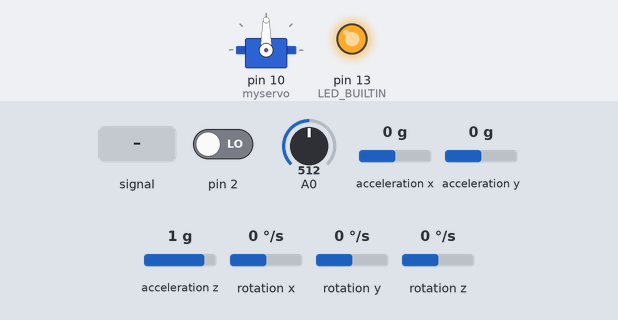
A sketch run on a simulated Arduino Uno, built with avr-gcc and run on an emulated ATmega328P. Shown: servo, output pins drawn as LEDs (lit = HIGH). Inputs (shaded band) come from the test bench; at power-on: acceleration x 0 g, A0 = 512, acceleration y 0 g, pin 2 LOW, acceleration z 1 g, rotation x 0 °/s, rotation y 0 °/s, rotation z 0 °/s. The sensor or clock chip raises its interrupt line as the real part does; what the sketch prints to the serial monitor is not drawn.

Above: at 0.6 s.
At 2.6 s:
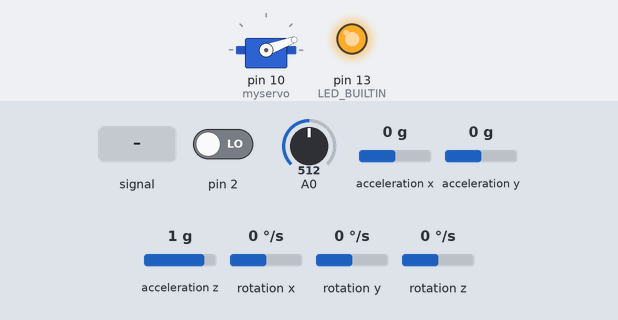
At 6.9 s:
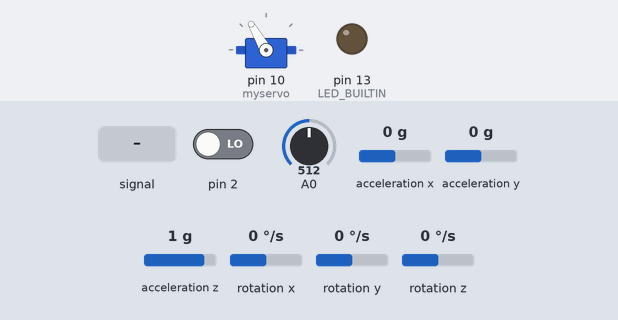
7.0 s: A0 fed a 200 Hz sine of ±81 counts around its level
11.2 s: acceleration x set to -1.4 g
14.3 s: A0 set to 716
17.4 s: acceleration y set to -1.4 g
20.5 s: A0 fed a 1000 Hz sine of ±255 counts around its level
24.6 s: A0 fed a 2 Hz sine of ±306 counts around its level
Timing chart, 0 to 27.6 s (numbered marks = the images above; inputs shaded):
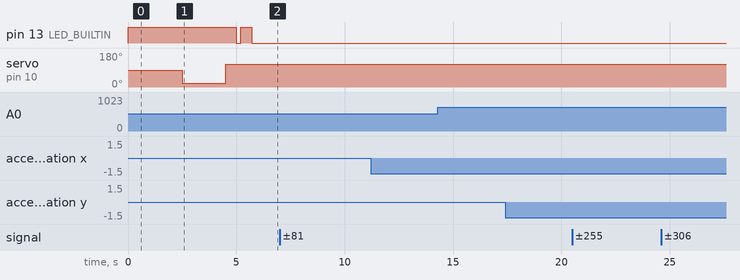

The sketch:

field-mill.ino
```cpp
/**
 * NOA ReACT - Field Mill
 */

// Uncomment SERIAL_BINARY to use binary format when sending data through the UART.
// Uncomment SERIAL_TEXT to send data in text format through the UART.
// Use SERIAL_BINARY when chaining to a space mill sensor. Do not uncomment both!
#define SERIAL_BINARY
// #define SERIAL_TEXT

#include <Servo.h>
#include <Wire.h>

// MPU6050 libraries
#include "I2Cdev.h"
#include "MPU6050_6Axis_MotionApps20.h"

/** Servo motor **/
Servo myservo;

/** MPU: Device, buffers, angles */
MPU6050 mpu;
uint16_t mpuPacketSize;
uint16_t mpuFifoCount;
uint8_t mpuFifoBuffer[64];

Quaternion q;
VectorFloat gravity;
float ypr[3];

/** Interrupt handler for MPU */
volatile bool mpuInterrupt = false;
void dmpDataReady()
{
  mpuInterrupt = true;
}

/**
 * Initializes the MPU6050 gyro through I2C
 */
void setupMPU6050()
{
  Wire.begin();
  mpu.initialize();
  pinMode(2, INPUT);

  int status = mpu.dmpInitialize();
  mpu.setXGyroOffset(220);
  mpu.setYGyroOffset(76);
  mpu.setZGyroOffset(-85);
  mpu.setZAccelOffset(1688);

  mpu.CalibrateAccel(6);
  mpu.CalibrateGyro(6);

  mpu.setDMPEnabled(true);

  attachInterrupt(digitalPinToInterrupt(2), dmpDataReady, RISING);
  mpuPacketSize = mpu.dmpGetFIFOPacketSize();
}

int getAnalogMean()
{
  unsigned long sum = 0;
  for (int i = 0; i < 9500; i++)
  {
    sum += analogRead(0);
  }
  return sum / 9500;
}

void setup()
{
  // XData UART interface: 9600baud rate, 8N1
  Serial.begin(9600);

  // Initialize LED
  pinMode(LED_BUILTIN, OUTPUT);
  digitalWrite(LED_BUILTIN, HIGH);

  // Gyro initialization
  setupMPU6050();

  // Servo initialization
  myservo.attach(10);
  delay(2000);
  myservo.write(20); // Speed Controller Startup PWM
  delay(2000);
  myservo.write(120); // Normal Spin
  myservo.write(120); // Normal Spin

  // Flash LED to indicate that initialization is complete
  digitalWrite(LED_BUILTIN, HIGH);
  delay(500);
  digitalWrite(LED_BUILTIN, LOW);
  delay(200);
  digitalWrite(LED_BUILTIN, HIGH);
  delay(500);
  digitalWrite(LED_BUILTIN, LOW);
}

#ifdef SERIAL_BINARY
void sendSerial(int counts)
{
  Serial.write('N');
  Serial.write('O');
  Serial.write('A');

  Serial.write(0xFF & (counts >> 8));
  Serial.write(0xFF & (counts));

  int rollInt = (ypr[2] * 180 / M_PI) * 100;
  Serial.write(0xFF & (rollInt >> 8));
  Serial.write(0xFF & (rollInt));

  int pitchInt = (ypr[1] * 180 / M_PI) * 100;
  Serial.write(0xFF & (pitchInt >> 8));
  Serial.write(0xFF & (pitchInt));

  int yawInt = (ypr[0] * 180 / M_PI) * 100;
  Serial.write(0xFF & (yawInt >> 8));
  Serial.write(0xFF & (yawInt));

  Serial.write(0x04); // End-of-transmission
}
#endif

#ifdef SERIAL_TEXT
void sendSerial(int counts)
{
  Serial.print("counts: ");
  Serial.print(counts);

  Serial.print(", roll: ");
  Serial.print(ypr[2]);

  Serial.print(", pitch: ");
  Serial.print(ypr[1]);

  Serial.print(", yaw: ");
  Serial.println(ypr[0]);
}
#endif

void loop()
{
  // Take a field mill reading
  int millCounts = getAnalogMean();

  // Get orientation from the MPU6050
  mpu.dmpGetCurrentFIFOPacket(mpuFifoBuffer);
  mpu.dmpGetQuaternion(&q, mpuFifoBuffer);
  mpu.dmpGetGravity(&gravity, &q);
  mpu.dmpGetYawPitchRoll(ypr, &q, &gravity);

  // Transmit the measurements through the UART interface to the space charge sensor
  sendSerial(millCounts);
}
```

Measured:
- after the input at 7.0 s, every drawn part: stays the same
- after the input at 11.2 s, every drawn part: stays the same
- after the input at 14.3 s, every drawn part: stays the same
- after the input at 17.4 s, every drawn part: stays the same
- after the input at 20.5 s, every drawn part: stays the same
- after the input at 24.6 s, every drawn part: stays the same
